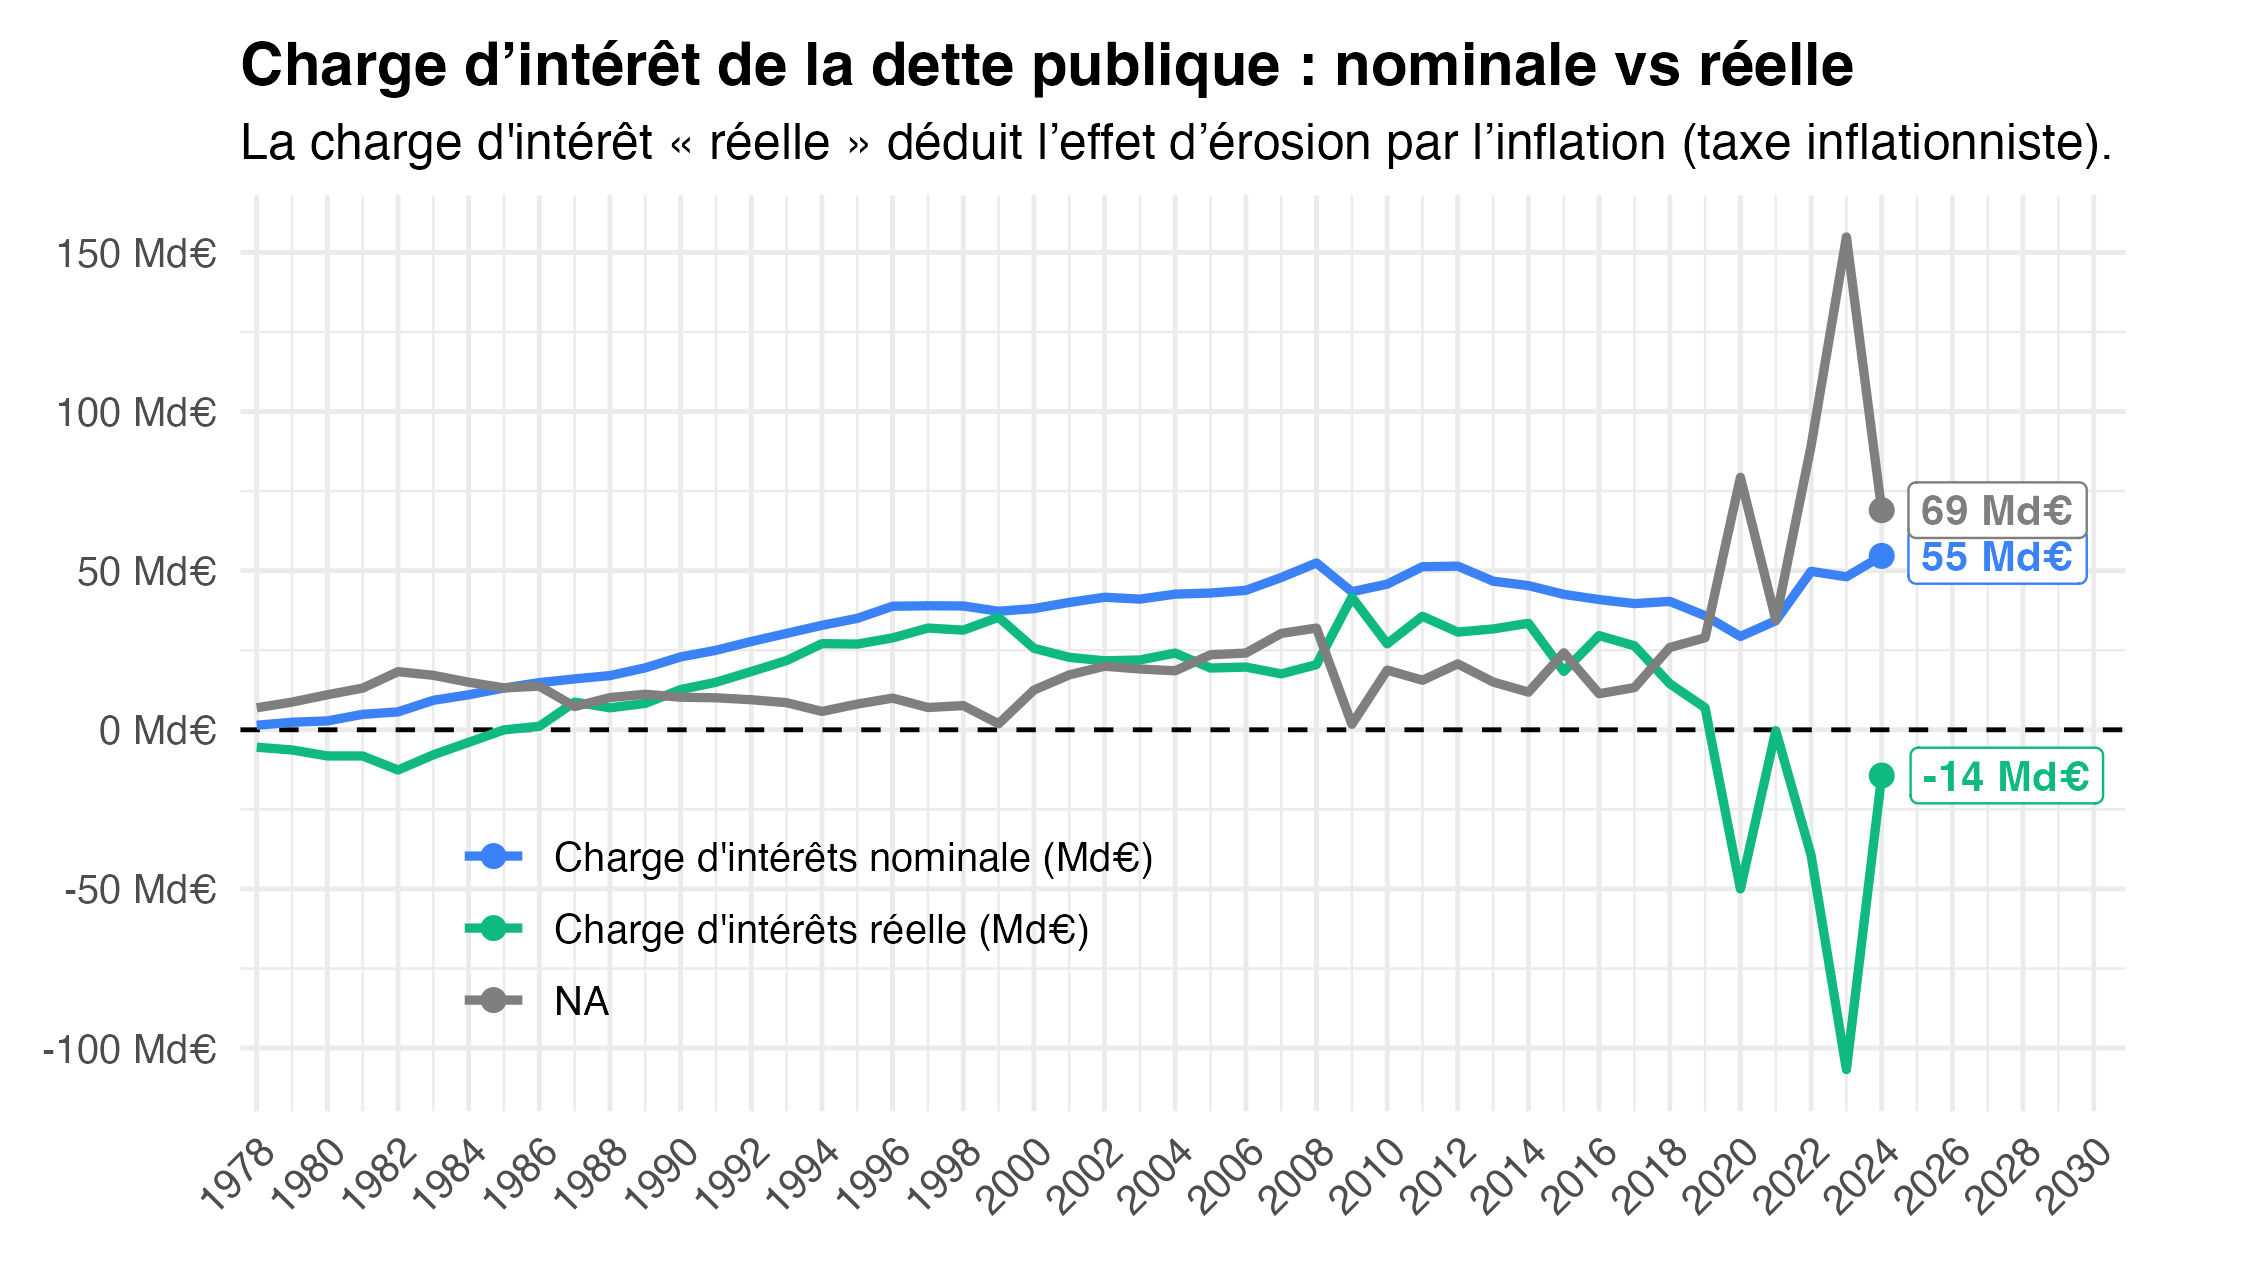

Generate this figure with R:

library(dplyr)
library(tidyr)
library(ggplot2)
library(scales)
load("data.rds")

# Helper for French number formatting (Md€)
lab_md_eur <- label_number(accuracy = 1, big.mark = " ", decimal.mark = ",", suffix = " Md€")

plot_df <- data %>%
  transmute(
    date = as.Date(paste0(year, "-01-01")),
    `Charge d'intérêts nominale (Md€)` = charge_interets,
    `Charge d'intérêts réelle (Md€)`   = charge_interets - taxe_inflationniste,
    `Taxe inflationniste (Md€)`   = taxe_inflationniste
  ) %>%
  pivot_longer(-date, names_to = "variable", values_to = "value") %>%
  mutate(
    variable = factor(
      variable,
      levels = c("Charge d'intérêts nominale (Md€)", "Charge d'intérêts réelle (Md€)")
    )
  )

# Keep last points for end labels
last_pts <- plot_df %>%
  group_by(variable) %>%
  filter(date == max(date, na.rm = TRUE)) %>%
  ungroup() %>%
  mutate(label = paste0(number(value, accuracy = 1, big.mark = " ", decimal.mark = ","), " Md€"))

ggplot(plot_df, aes(date, value, color = variable)) +
  # zero line
  geom_hline(yintercept = 0, linetype = "dashed") +
  # main lines
  geom_line(linewidth = 1.05) +
  # end dots
  geom_point(data = last_pts, size = 2.2) +
  # end labels slightly to the right
  geom_label(
    data = last_pts,
    aes(label = label),
    hjust = -0.15, vjust = 0.5, size = 3.6, fontface = "bold",
    show.legend = FALSE
  ) +
  # scales
  scale_x_date(breaks = as.Date(paste0(seq(1978, 2100, 2), "-01-01")),
               date_labels = "%Y",
               expand = expansion(mult = c(0.01, 0.15))) +
  scale_y_continuous(labels = lab_md_eur, breaks = pretty_breaks(n = 10)) +
  scale_color_manual(
    NULL,
    values = c(
      "Charge d'intérêts nominale (Md€)" = "#3B82F6", # blue
      "Charge d'intérêts réelle (Md€)"   = "#10B981", # blue
      "Taxe inflationniste (Md€)"   = "#EF4444"  # green"
    )
  ) +
  # titles (edit as needed)
  labs(
    title = "Charge d’intérêt de la dette publique : nominale vs réelle",
    subtitle = "La charge d'intérêt « réelle » déduit l’effet d’érosion par l’inflation (taxe inflationniste).",
    x = NULL, y = NULL,
    caption = NULL
  ) +
  coord_cartesian(clip = "off") +
  theme_minimal(base_size = 12) +
  theme(
    plot.title = element_text(face = "bold"),
    axis.text.x = element_text(angle = 45, vjust = 1, hjust = 1),
    legend.position = c(0.3, 0.2),
    plot.margin = margin(10, 30, 10, 10) # room for end labels
  )



ggsave("figure2c.png", width = 1.25*6, height = 1.25*3.375, bg = "white")
ggsave("figure2c.pdf", width = 1.25*6, height = 1.25*3.375)
